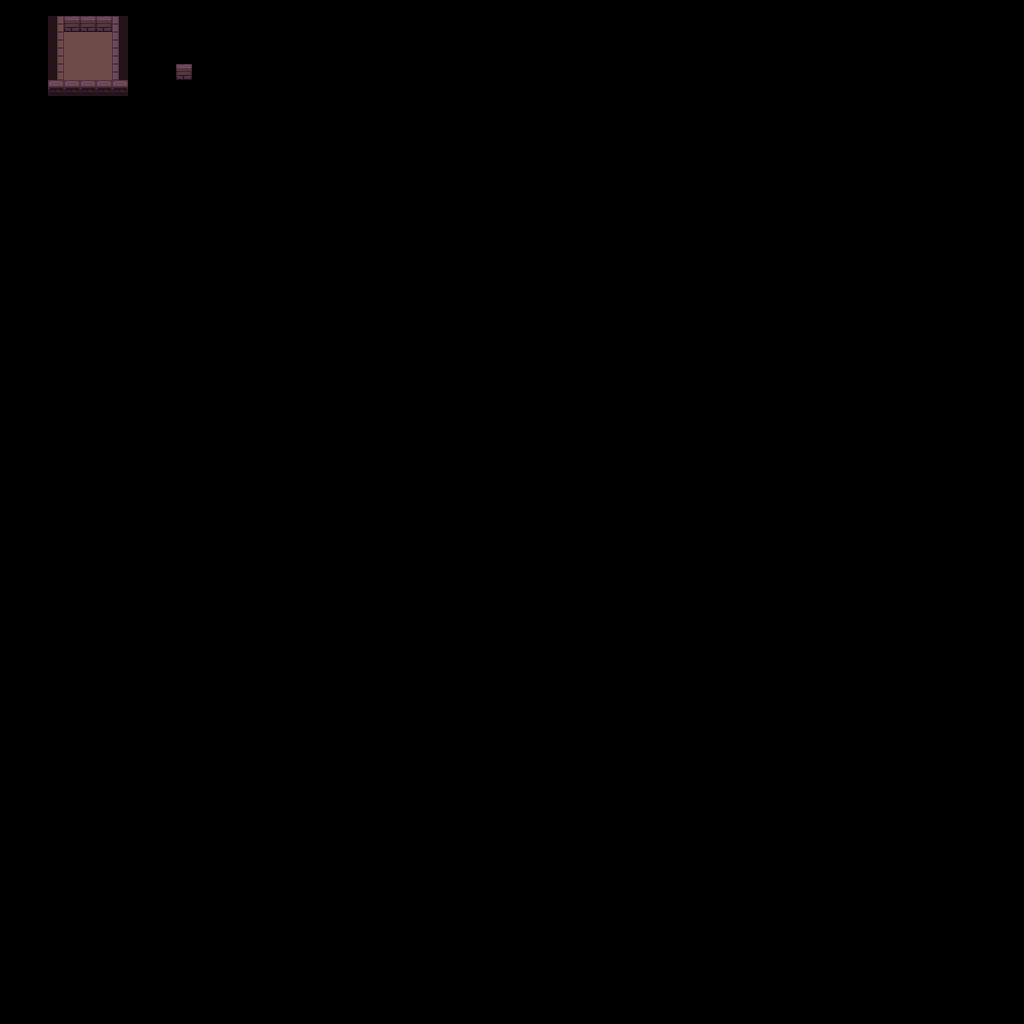

This is a level from a 2D game, rendered from its Tiled map with the project's own tilesets. A one-line summary and the map file follow, with tile-layer data summarised:
An orthogonal 64x64 tile map with 16x16 px tiles, 3 tile layers (regions, input_wall, output_wall).

<map version="1.10" tiledversion="1.10.2" orientation="orthogonal" renderorder="right-down" width="64" height="64" tilewidth="16" tileheight="16" infinite="0" nextlayerid="4" nextobjectid="1">
 <tileset firstgid="1" source="../tsx/Dungeon Tileset.tsx" />
 <layer id="1" name="regions" width="64" height="64">
  <data>[4096 cells, 26 non-empty, 1 distinct tile ids]</data>
 </layer>
 <layer id="2" name="input_wall" width="64" height="64">
  <data>[4096 cells, 6 non-empty, 2 distinct tile ids]</data>
 </layer>
 <layer id="3" name="output_wall" width="64" height="64">
  <data>[4096 cells, 11 non-empty, 3 distinct tile ids]</data>
 </layer>
</map>
